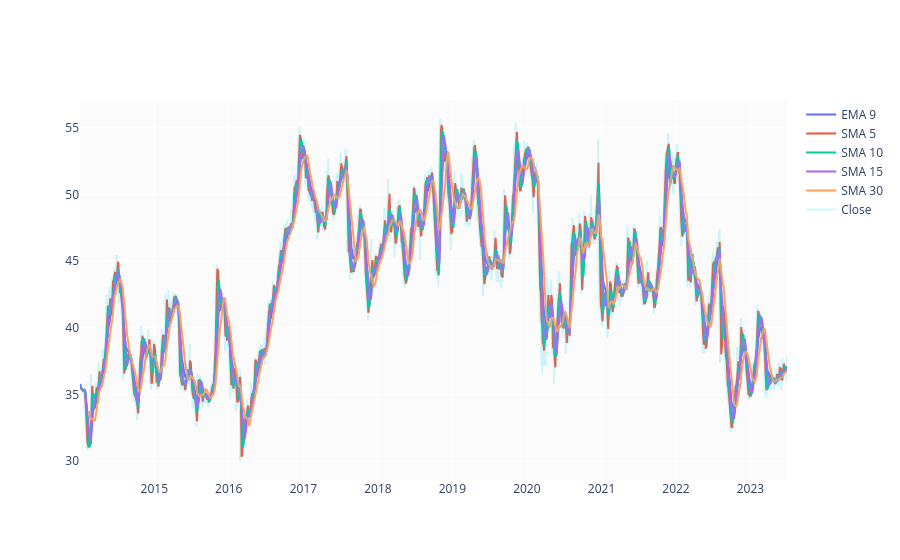

Write notebook code for a chart like this one.
### Code cell
df['EMA_9'] = df['Close'].ewm(9).mean().shift()
df['SMA_5'] = df['Close'].rolling(5).mean().shift()
df['SMA_10'] = df['Close'].rolling(10).mean().shift()
df['SMA_15'] = df['Close'].rolling(15).mean().shift()
df['SMA_30'] = df['Close'].rolling(30).mean().shift()

fig = go.Figure()
fig.add_trace(go.Scatter(x=df.Date, y=df.EMA_9, name='EMA 9'))
fig.add_trace(go.Scatter(x=df.Date, y=df.SMA_5, name='SMA 5'))
fig.add_trace(go.Scatter(x=df.Date, y=df.SMA_10, name='SMA 10'))
fig.add_trace(go.Scatter(x=df.Date, y=df.SMA_15, name='SMA 15'))
fig.add_trace(go.Scatter(x=df.Date, y=df.SMA_30, name='SMA 30'))
fig.add_trace(go.Scatter(x=df.Date, y=df.Close, name='Close', opacity=0.2))
fig.show()

### Figure 1 — Plotly figure (JSON) as saved in the notebook; plotly's stock layout.template omitted (floating-point values rounded to 4 significant figures; data arrays with more than 128 entries replaced by an {"elided": "..."} marker saying what was removed)
{"data": [{"name": "EMA 9", "type": "scatter", "x": {"elided": "2389 str values"}, "y": {"elided": "2389 float values"}}, {"name": "SMA 5", "type": "scatter", "x": {"elided": "2389 str values"}, "y": {"elided": "2389 float values"}}, {"name": "SMA 10", "type": "scatter", "x": {"elided": "2389 str values"}, "y": {"elided": "2389 float values"}}, {"name": "SMA 15", "type": "scatter", "x": {"elided": "2389 str values"}, "y": {"elided": "2389 float values"}}, {"name": "SMA 30", "type": "scatter", "x": {"elided": "2389 str values"}, "y": {"elided": "2389 float values"}}, {"name": "Close", "opacity": 0.2, "type": "scatter", "x": {"elided": "2389 str values"}, "y": {"elided": "2389 float values"}}], "layout": {}}
